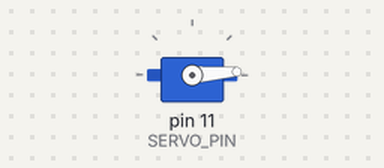
Bench run of a sketch on a simulated Arduino Uno, built with avr-gcc and run on an emulated ATmega328P. Shown: servo.

Above: at 0.05 s.
At 0.9 s:
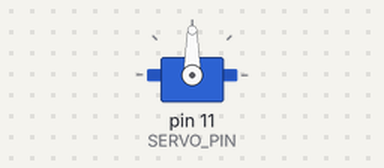
At 1.75 s:
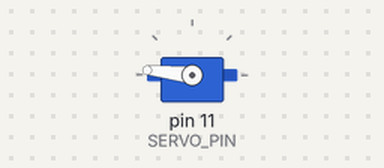
At 3.45 s:
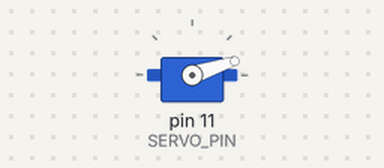
Timing chart, 0 to 8.3 s (numbered marks = the images above):
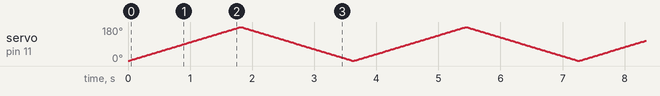

The sketch:

motortest.ino
```cpp
#include <Servo.h>

#define SERVO_PIN 11

Servo myservo;  // create servo object to control a servo
// twelve servo objects can be created on most boards

int pos = 0;    // variable to store the servo position

void setup() {
  myservo.attach(SERVO_PIN, 750, 2250);  // attaches the servo on pin 9 to the servo object

  /*myservo.write(0);*/
}

void loop() {
/*  myservo.write(180);*/
  /*delay(5000);*/
  /*myservo.write(0);*/
  for (pos = 1; pos <= 180; pos += 1) { // goes from 0 degrees to 180 degrees
    // in steps of 1 degree
    myservo.write(pos);              // tell servo to go to position in variable 'pos'
    delay(10);                       // waits 15ms for the servo to reach the position
  }


  for (pos = 180; pos >= 1; pos -= 1) { // goes from 180 degrees to 0 degrees
    myservo.write(pos);              // tell servo to go to position in variable 'pos'
    delay(10);                       // waits 15ms for the servo to reach the position
  }
}
```
